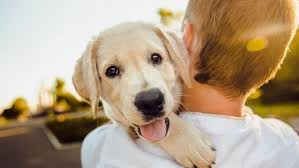
#> input picture images.jpg, 299 x 168 px
$ python 10.py   (older library calls are emulated)
#> lines starting #> are read from the running program, lines starting #| are printed output that depends on the picture; after the words box and inside, x2 and y2 are one past the last pixel; in counts of white or black regions, pixels touching at a corner belong together
#10.EDGE DETECTION - SOBEL,GAPLACIAN ,CANNY -->(TYPES)
import cv2
img=cv2.imread('images.jpg',0)# 0 converts into grayscale
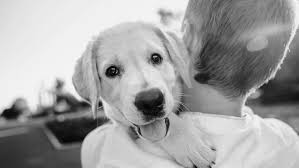
#> img: shape (168, 299); min 0, max 255, mean 162.2

laplacian = cv2.Laplacian(img,cv2.CV_8U)
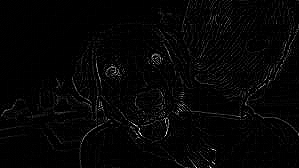
#> laplacian: shape (168, 299); min 0, max 255, mean 5.2
#CV_U8 - Unsigned 8 bit/pixel

cv2.imshow('Lapacian Image',laplacian) #converts img into laplacian edge detecting technique

canny = cv2.Canny(img,90,200)
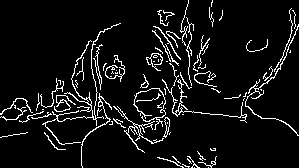
#> canny: shape (168, 299); 7.2% white in thin lines or dots
cv2.imshow('Canny Image',canny)

cv2.waitKey(0)
cv2.destroyAllWindows()
